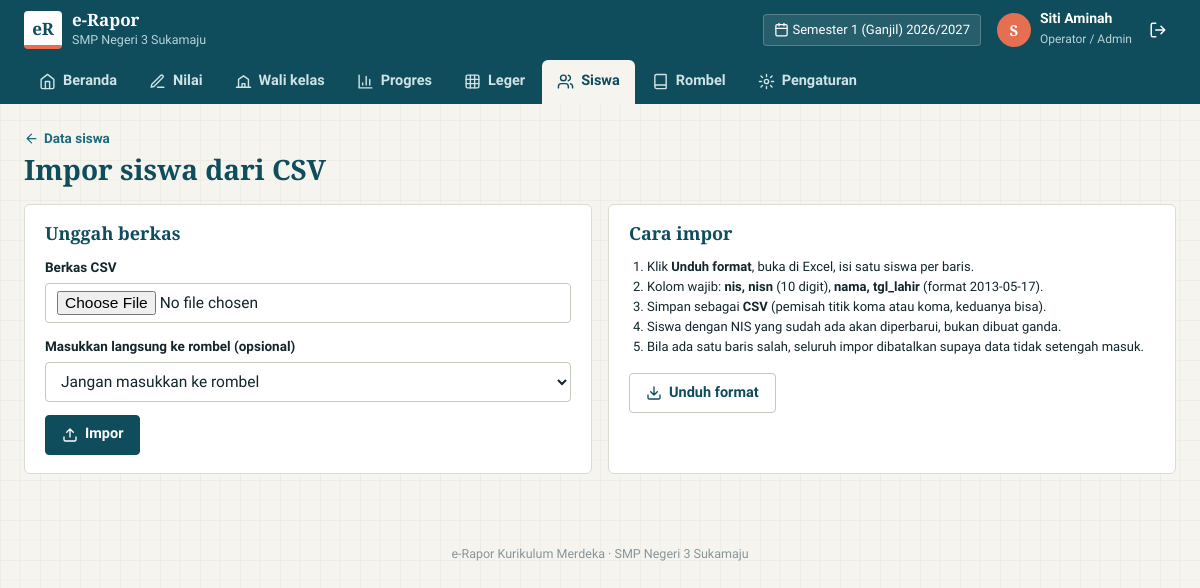
The app's page /index.php?page=siswa.impor (signed in) with its own data.
### tables this page shows
CREATE TABLE `pengaturan` (
  `id` TINYINT PRIMARY KEY,
  `nama_sekolah` VARCHAR(120) NOT NULL,
  `npsn` VARCHAR(12) NOT NULL DEFAULT '',
  `jenjang` ENUM('SD','SMP','SMA','SMK') NOT NULL DEFAULT 'SMP',
  `alamat` VARCHAR(200) NOT NULL DEFAULT '',
  `kelurahan` VARCHAR(60) NOT NULL DEFAULT '',
  `kecamatan` VARCHAR(60) NOT NULL DEFAULT '',
  `kabupaten` VARCHAR(60) NOT NULL DEFAULT '',
  `provinsi` VARCHAR(60) NOT NULL DEFAULT '',
  `kode_pos` VARCHAR(10) NOT NULL DEFAULT '',
  `telepon` VARCHAR(30) NOT NULL DEFAULT '',
  `email` VARCHAR(100) NOT NULL DEFAULT '',
  `website` VARCHAR(100) NOT NULL DEFAULT '',
  `kepala_sekolah` VARCHAR(100) NOT NULL DEFAULT '',
  `nip_kepsek` VARCHAR(25) NOT NULL DEFAULT '',
  `tempat_rapor` VARCHAR(60) NOT NULL DEFAULT '',
  `kktp` TINYINT NOT NULL DEFAULT 75,
  `bobot_tp` TINYINT NOT NULL DEFAULT 50,
  `periode_id` INT NOT NULL,
  `kunci_nilai` TINYINT(1) NOT NULL DEFAULT 0,
  `rapor_terbit` TINYINT(1) NOT NULL DEFAULT 0
);

CREATE TABLE `periode` (
  `id` INT AUTO_INCREMENT PRIMARY KEY,
  `tahun_ajaran` VARCHAR(9) NOT NULL,
  `semester` TINYINT NOT NULL,
  `tgl_rapor` DATE NOT NULL,
  UNIQUE KEY `uq_periode` (`tahun_ajaran`, `semester`)
);

CREATE TABLE `pengguna` (
  `id` INT AUTO_INCREMENT PRIMARY KEY,
  `nama` VARCHAR(100) NOT NULL,
  `nip` VARCHAR(25) NOT NULL DEFAULT '',
  `username` VARCHAR(40) NOT NULL UNIQUE,
  `password` VARCHAR(255) NOT NULL,
  `role` ENUM('admin','guru','kepsek') NOT NULL DEFAULT 'guru',
  `aktif` TINYINT(1) NOT NULL DEFAULT 1,
  `created_at` DATETIME NOT NULL
);

### index.php (called while the page is built, shortened)
<?php
require __DIR__ . '/includes/bootstrap.php';
$publik = ['login', 'cek'];
$routes = [
    'login'          => 'pages/login.php',
    'logout'         => 'pages/logout.php',
    'cek'            => 'pages/cek.php',
    'dashboard'      => 'pages/dashboard.php',
    'nilai'          => 'pages/nilai/index.php',
    'nilai.input'    => 'pages/nilai/input.php',
    'nilai.aksi'     => 'pages/nilai/aksi.php',
    'nilai.csv'      => 'pages/nilai/csv.php',
    'wali'           => 'pages/wali/index.php',
    'wali.aksi'      => 'pages/wali/aksi.php',
    'leger'          => 'pages/leger.php',
    'rapor'          => 'pages/rapor.php',
    'progres'        => 'pages/progres.php',
    'siswa'          => 'pages/siswa/index.php',
    'siswa.form'     => 'pages/siswa/form.php',
    'siswa.aksi'     => 'pages/siswa/aksi.php',
    'siswa.impor'    => 'pages/siswa/impor.php',
    'rombel'         => 'pages/rombel/index.php',
    'rombel.detail'  => 'pages/rombel/detail.php',
    'rombel.aksi'    => 'pages/rombel/aksi.php',
    'guru'           => 'pages/guru.php',
    'mapel'          => 'pages/mapel.php',
    'ekskul'         => 'pages/ekskul.php',
    'periode'        => 'pages/periode.php',
    'pengaturan'     => 'pages/pengaturan.php',
    'profil'         => 'pages/profil.php',
];
$page = $_GET['page'] ?? (user() ? 'dashboard' : 'login');
if (!in_array($page, $publik, true)) require_login();
require __DIR__ . '/' . $routes[$page];

### pages/siswa/impor.php (the view, shortened to what this page needs)
<?php
$per = periode_aktif();
$title = 'Impor siswa dari CSV';
$kembali = [url('siswa'), 'Data siswa'];
require __DIR__ . '/../../includes/header.php';
?>
<div class="grid g2">
  <form method="post" enctype="multipart/form-data" class="kartu">
    <h3>Unggah berkas</h3>
    <label class="f"><span>Berkas CSV</span><input type="file" name="berkas" accept=".csv,text/csv" required></label>
    <label class="f"><span>Masukkan langsung ke rombel (opsional)</span><select name="rombel"><option value="">Jangan masukkan ke rombel</option></select></label>
    <button class="btn"><?= icon('unggah', 16) ?> Impor</button>
  </form>
  <div class="kartu">
    <h3>Cara impor</h3>
    <ol class="kecil" style="padding-left:18px;margin:0">
      <li>Klik <b>Unduh format</b>, buka di Excel, isi satu siswa per baris.</li>
      <li>Kolom wajib: <b>nis, nisn</b> (10 digit), <b>nama, tgl_lahir</b> (format 2013-05-17).</li>
      <li>Simpan sebagai <b>CSV</b> (pemisah titik koma atau koma, keduanya bisa).</li>
      <li>Siswa dengan NIS yang sudah ada akan diperbarui, bukan dibuat ganda.</li>
      <li>Bila ada satu baris salah, seluruh impor dibatalkan supaya data tidak setengah masuk.</li>
    </ol>
    <a class="btn putih mt" href="<?= url('siswa.impor', ['format' => 1]) ?>"><?= icon('unduh', 16) ?> Unduh format</a>
  </div>
</div>
<?php require __DIR__ . '/../../includes/footer.php'; ?>

### includes/header.php (shortened to what this page needs)
<?php
$_s = setting();
$_p = periode_aktif();
$_menu = [['dashboard', 'Beranda', 'home']];
if (role() === 'guru' || is_admin()) $_menu[] = ['nilai', is_admin() ? 'Nilai' : 'Nilai saya', 'pena'];
if (rombel_wali() || lihat_semua()) $_menu[] = ['wali', lihat_semua() ? 'Wali kelas' : 'Kelas saya', 'kelas'];
if (lihat_semua()) { $_menu[] = ['progres', 'Progres', 'grafik']; $_menu[] = ['leger', 'Leger', 'grid']; }
if (is_admin()) {
    $_menu[] = ['siswa', 'Siswa', 'users'];
    $_menu[] = ['rombel', 'Rombel', 'buku'];
    $_menu[] = ['pengaturan', 'Pengaturan', 'setel'];
}
$_cur = explode('.', $_GET['page'] ?? 'dashboard')[0];
?>
<!DOCTYPE html>
<html lang="id">
<head>
<link rel="stylesheet" href="assets/css/style.css">
</head>
<body>
<header class="atas no-print">
  <div class="atas-baris">
    <a class="merek" href="<?= url('dashboard') ?>">
      <span class="logo">eR</span>
      <span><b>e-Rapor</b><small><?= e($_s['nama_sekolah']) ?></small></span>
    </a>
    <div class="periode-chip" title="Periode aktif"><?= icon('kalender', 15) ?> <?= e(label_periode($_p)) ?><?php if ($_s['kunci_nilai']): ?> · <span class="kunci"><?= icon('kunci', 13) ?> nilai dikunci</span><?php endif; ?></div>
    <div class="akun">
      <a href="<?= url('profil') ?>" class="akun-nama"><span class="av"><?= e(mb_strtoupper(mb_substr(user()['nama'], 0, 1))) ?></span><span><b><?= e(explode(',', user()['nama'])[0]) ?></b><small><?= e(LABEL_ROLE[role()] ?? role()) ?><?= rombel_wali() ? ' · Wali ' . e(implode(', ', array_column(rombel_wali(), 'nama'))) : '' ?></small></span></a>
      <a class="ibtn" href="<?= url('logout') ?>" title="Keluar" aria-label="Keluar"><?= icon('keluar') ?></a>
    </div>
  </div>
  <nav class="tab-atas" aria-label="Menu utama">
    <?php foreach ($_menu as [$_k, $_l, $_i]): ?>
      <a href="<?= url($_k) ?>" class="<?= $_cur === $_k ? 'aktif' : '' ?>"><?= icon($_i, 17) ?> <?= e($_l) ?></a>
    <?php endforeach; ?>
  </nav>
</header>
<main class="isi">
  <div class="judul-hal">
    <div>
      <?php if (!empty($kembali)): ?><a class="kembali no-print" href="<?= e($kembali[0]) ?>"><?= icon('kiri', 15) ?> <?= e($kembali[1]) ?></a><?php endif; ?>
      <h1><?= e($title ?? 'Beranda') ?></h1>
    </div>
  </div>

### includes/footer.php (shortened to what this page needs)
</main>
<footer class="kaki no-print">e-Rapor Kurikulum Merdeka · <?= e(setting()['nama_sekolah']) ?></footer>
</body>
</html>

### assets/css/style.css (style rules this page uses)
:root { --kertas: #f6f4ee; --putih: #fff; --garis: #d9ddd2; --garis2: #c3c9bb; --kisi: #e6e9df; --tinta: #13262c; --tinta2: #4d5f63; --tinta3: #87969a; --tosca: #0f4c5c; --tosca2: #1d6b7c; --tosca3: #e1eef0; --hijau: #2a9d8f; --hijau2: #dcf1ee; --koral: #e76f51; --koral2: #fbe6e0; --pasir: #e9c46a; --pasir2: #fbf1d6; --mono: 'Spline Sans Mono', ui-monospace, monospace; --serif: 'Bitter', Georgia, serif; --r: 6px; }
* { box-sizing: border-box; }
html { overflow-x: clip; }
body { margin: 0; color: var(--tinta); font: 15.5px/1.55 'Atkinson Hyperlegible', system-ui, sans-serif; background-color: var(--kertas); }
h1, h2, h3, h4 { font-family: var(--serif); margin: 0; line-height: 1.2; color: var(--tosca); }
a { color: var(--tosca2); }
button, input, select, textarea { font: inherit; color: inherit; }
.kecil { font-size: 13px; }
.mt { margin-top: 16px; }
.atas { background: var(--tosca); color: #fff; position: sticky; top: 0; z-index: 20; }
.atas-baris { display: flex; align-items: center; gap: 16px; padding: 10px 24px; max-width: 1360px; margin: 0 auto; }
.merek { display: flex; align-items: center; gap: 10px; color: #fff; text-decoration: none; min-width: 0; }
.merek .logo { width: 38px; height: 38px; border-radius: 4px; background: #fff; color: var(--tosca); display: grid; place-items: center; font: 800 17px var(--serif); border-bottom: 4px solid var(--koral); flex-shrink: 0; }
.merek b { display: block; font: 700 17px/1.1 var(--serif); }
.merek small { color: #b8d3d8; font-size: 12.5px; display: block; white-space: nowrap; overflow: hidden; text-overflow: ellipsis; }
.periode-chip { margin-left: auto; background: rgba(255, 255, 255, .1); border: 1px solid rgba(255, 255, 255, .22); border-radius: 4px; padding: 5px 10px; font-size: 13px; white-space: nowrap; }
.akun { display: flex; align-items: center; gap: 8px; }
.akun-nama { display: flex; align-items: center; gap: 9px; color: #fff; text-decoration: none; }
.akun-nama b { display: block; font-size: 14px; line-height: 1.15; }
.akun-nama small { color: #b8d3d8; font-size: 12px; }
.av { width: 34px; height: 34px; border-radius: 50%; background: var(--koral); display: grid; place-items: center; font: 700 15px var(--serif); color: #fff; flex-shrink: 0; }
.ibtn { width: 36px; height: 36px; display: grid; place-items: center; border-radius: 4px; color: #fff; }
.tab-atas { display: flex; gap: 2px; padding: 0 24px; max-width: 1360px; margin: 0 auto; overflow-x: auto; scrollbar-width: none; }
.tab-atas a { display: flex; align-items: center; gap: 7px; padding: 10px 15px 11px; color: #cfe2e5; text-decoration: none; font-weight: 700; font-size: 14.5px; border-radius: 6px 6px 0 0; white-space: nowrap; }
.tab-atas a.aktif { background: var(--kertas); color: var(--tosca); }
.isi { max-width: 1360px; margin: 0 auto; padding: 24px 24px 50px; }
.judul-hal { display: flex; align-items: flex-end; justify-content: space-between; gap: 14px; flex-wrap: wrap; margin-bottom: 18px; }
.judul-hal h1 { font-size: 28px; }
.kembali { display: inline-flex; align-items: center; gap: 5px; font-size: 13.5px; font-weight: 700; text-decoration: none; margin-bottom: 4px; }
.kaki { text-align: center; color: var(--tinta3); font-size: 12.5px; padding: 20px; }
.kartu { background: var(--putih); border: 1px solid var(--garis); border-radius: var(--r); padding: 18px 20px; min-width: 0; }
.kartu > h3, .kartu-kepala h3 { font-size: 18px; }
.kartu > h3 { margin-bottom: 12px; }
.grid { display: grid; gap: 16px; }
.g2 { grid-template-columns: repeat(2, minmax(0, 1fr)); }
.btn { display: inline-flex; align-items: center; justify-content: center; gap: 7px; min-height: 40px; padding: 0 16px; border-radius: 4px; border: 1px solid var(--tosca); background: var(--tosca); color: #fff; font-weight: 700; font-size: 14.5px; cursor: pointer; text-decoration: none; white-space: nowrap; }
.btn.putih { background: var(--putih); color: var(--tosca); border-color: var(--garis2); }
.f { display: grid; gap: 5px; margin-bottom: 13px; }
.f > span { font-weight: 700; font-size: 13.5px; }
.input, .f input, .f select, .f textarea { width: 100%; min-height: 40px; padding: 7px 11px; border: 1px solid var(--garis2); border-radius: 4px; background: #fff; outline: none; }

### records on screen
pengaturan: nama_sekolah "SMP Negeri 3 Sukamaju"
periode: label_periode($_p) "Semester 1 (Ganjil) 2026/2027"
pengguna: nama "S", nama "Siti Aminah", role "Operator / Admin"

### other values on screen
$_l "Beranda"
$_l "Nilai"
$_l "Wali kelas"
$_l "Progres"
$_l "Leger"
$_l "Siswa"
$_l "Rombel"
$_l "Pengaturan"
$kembali[1] "Data siswa"
$title "Impor siswa dari CSV"
